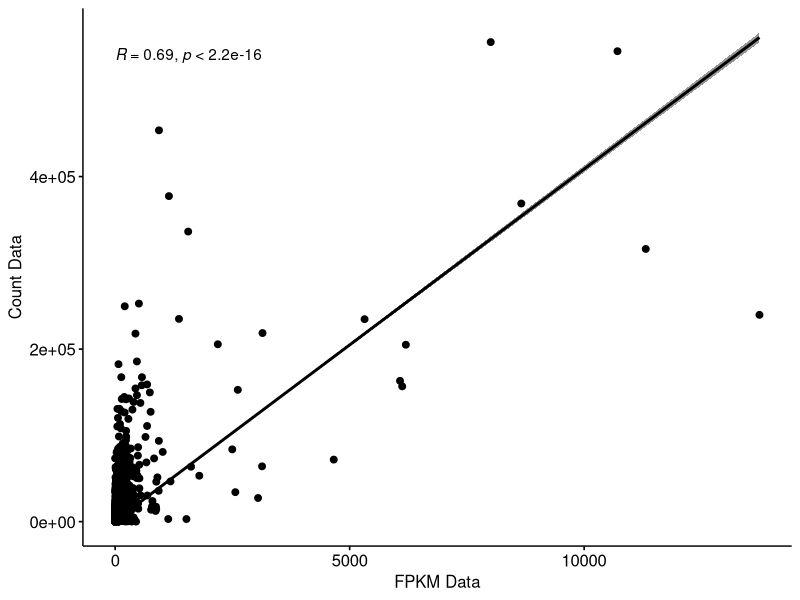
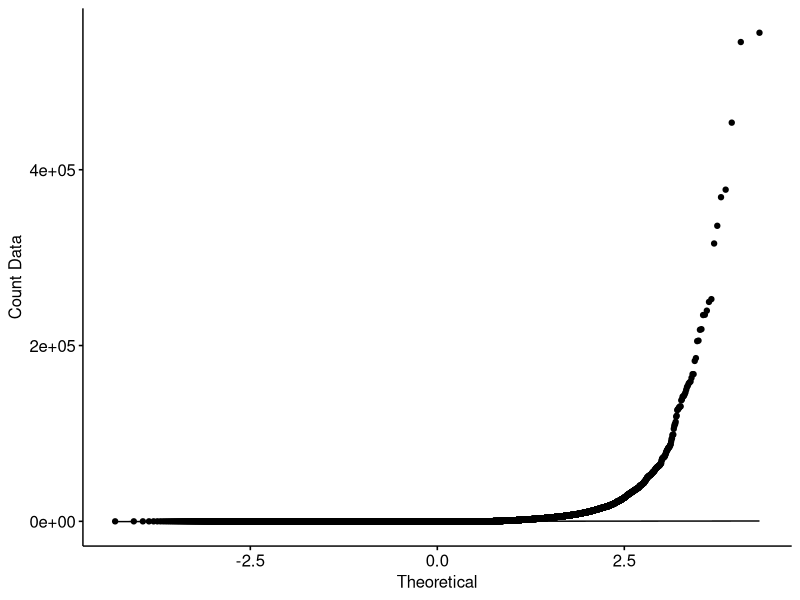
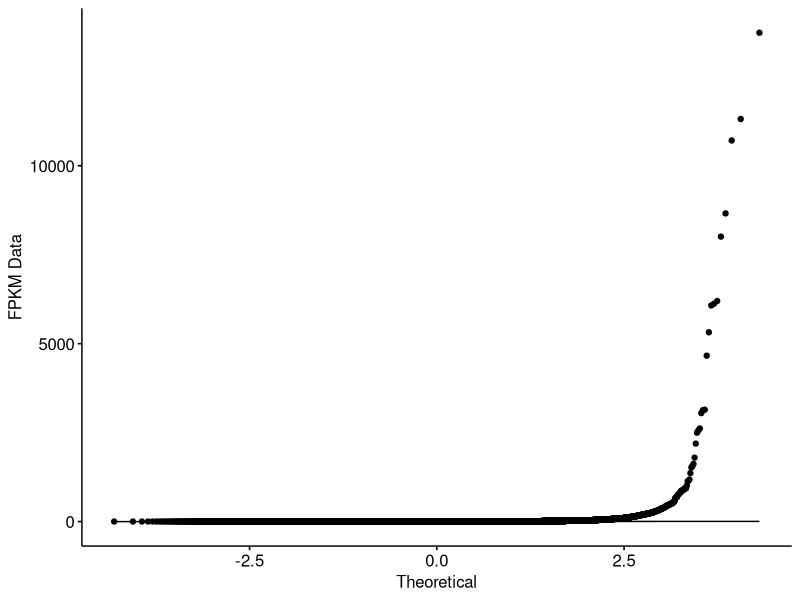
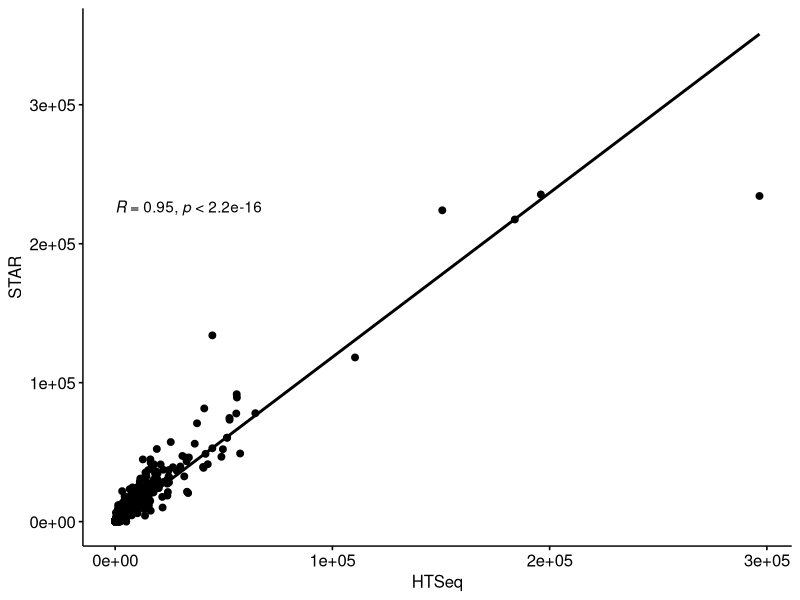

Write R code to recreate these figures, in order.
filedata <- read.csv("DataFilePearsonComparison.csv")
filedata <- filedata[1:60483,2:3]
library("ggpubr")
ggscatter(filedata, x = "InvasiveDuctalBreastAvg_FPKM", y = "InvasiveDuctalBreastAvg_Counts",
          add = "reg.line", conf.int = TRUE, cor.coef = TRUE, cor.method = "kendall",
          xlab = "FPKM Data", ylab = "Count Data")
ggqqplot(filedata$InvasiveDuctalBreastAvg_Counts, ylab = "Count Data")
ggqqplot(filedata$InvasiveDuctalBreastAvg_FPKM, ylab = "FPKM Data")

seqdata <- read.csv("SequencingTypePearsonComparison.csv")
seqdata <- seqdata[1:60483,2:3]
library("ggpubr")
ggscatter(seqdata, x = "AngiosarcomaAvg_HTSeq", y = "AngiosarcomaAvg_STAR",
          add = "reg.line", conf.int = TRUE, cor.coef = TRUE, cor.method = "pearson",
          xlab = "HTSeq", ylab = "STAR")